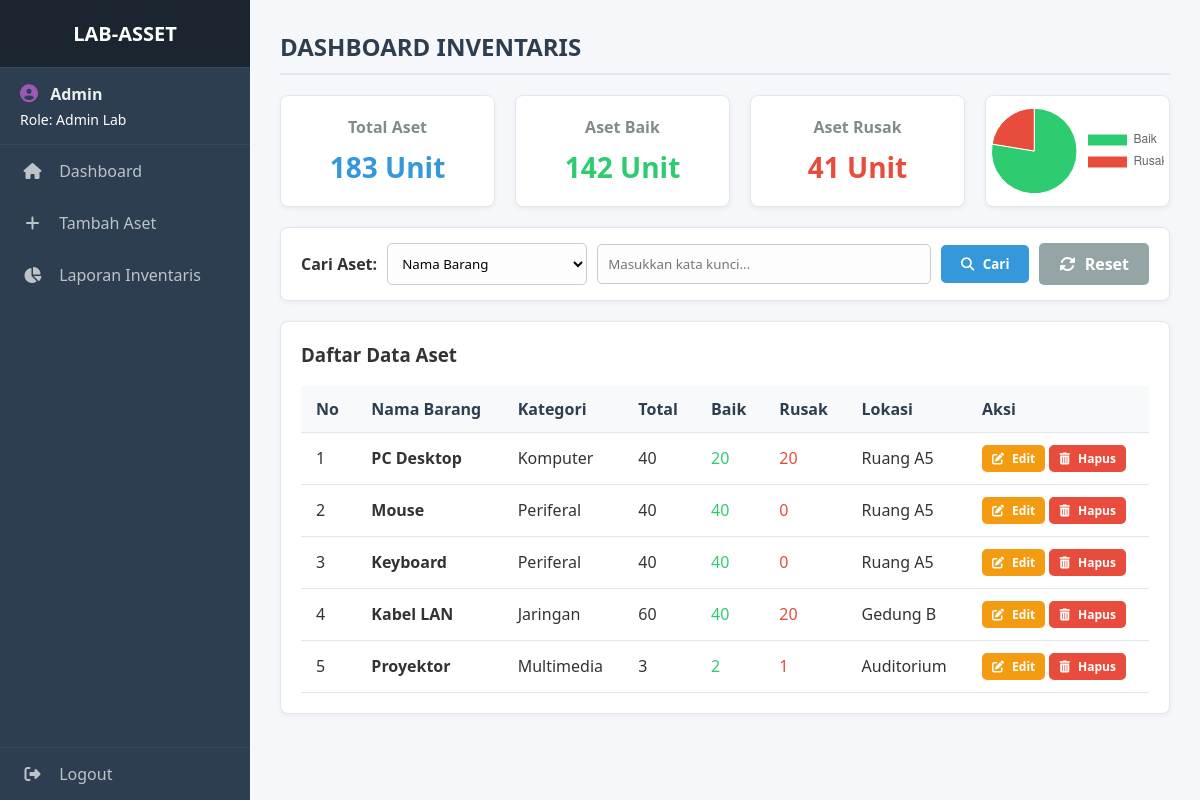
The app's page /dashboard (signed in) with its own data.
### tables this page shows
CREATE TABLE assets (id INTEGER PRIMARY KEY AUTOINCREMENT, nama_barang TEXT, kategori TEXT, jumlah_total INTEGER, kondisi_baik INTEGER, kondisi_rusak INTEGER, lokasi TEXT);

### lab_asset.py (the view)
@app.route('/dashboard', methods=['GET', 'POST'])
def dashboard():
    if 'username' not in session: return redirect(url_for('login'))
    if request.method == 'POST':
        assets = db.search_assets(request.form['kategori_cari'], request.form['kata_kunci'])
    else:
        assets = db.get_all_assets()
    stats = db.get_laporan_data()
    return render_template('dashboard.html', role=session['role'], assets=assets, stats=stats)

### database.py (called while the page is built)
def get_db_connection():
    conn = sqlite3.connect('lab_asset.db')
    conn.row_factory = sqlite3.Row
    return conn

def get_all_assets():
    conn = get_db_connection()
    assets = conn.execute('SELECT * FROM assets').fetchall()
    conn.close()
    return assets

def get_laporan_data():
    assets = get_all_assets()
    total_semua = 0; total_baik = 0; total_rusak = 0
    for row in assets:
        total_semua += row['jumlah_total']
        total_baik += row['kondisi_baik']
        total_rusak += row['kondisi_rusak']
    persentase_rusak = (total_rusak / total_semua * 100) if total_semua > 0 else 0
    return {'total': total_semua, 'baik': total_baik, 'rusak': total_rusak, 'persentase': round(persentase_rusak, 2)}

### templates/dashboard.html (shortened to what this page needs)
<!DOCTYPE html>
<html>
<head>
    <link rel="stylesheet" href="{{ url_for('static', filename='style.css') }}">
    <link rel="stylesheet" href="https://cdnjs.cloudflare.com/ajax/libs/font-awesome/6.4.0/css/all.min.css">
</head>
<body>
    <div class="sidebar">
        <div class="brand">LAB-ASSET</div>
        <div class="user-profile">
            <b><i class="fas fa-user-circle"></i> {{ session['username'] | capitalize }}</b>
            <span style="display: block; margin-top: 5px;">Role: {{ role | capitalize }} Lab</span>
        </div>
        <a href="/dashboard"><i class="fas fa-home"></i> Dashboard</a>
        {% if role == 'admin' %}
        <a href="/tambah"><i class="fas fa-plus"></i> Tambah Aset</a>
        {% endif %}
        <a href="/laporan"><i class="fas fa-chart-pie"></i> Laporan Inventaris</a>
        <a href="/logout" style="margin-top: auto; border-top: 1px solid #34495e;"><i class="fas fa-sign-out-alt"></i> Logout</a>
    </div>
    <div class="main-content">
        <h2 class="page-title">DASHBOARD INVENTARIS</h2>
        <div class="stats-container">
            <div class="stat-card">
                <h3>Total Aset</h3>
                <div class="value text-blue">{{ stats.total }} Unit</div>
            </div>
            <div class="stat-card">
                <h3>Aset Baik</h3>
                <div class="value text-green">{{ stats.baik }} Unit</div>
            </div>
            <div class="stat-card">
                <h3>Aset Rusak</h3>
                <div class="value text-red">{{ stats.rusak }} Unit</div>
            </div>
            <div class="stat-card" style="display: flex; justify-content: center; align-items: center; padding: 5px;">
                <canvas id="kerusakanChart" style="max-height: 90px;"></canvas>
            </div>
        </div>
        <div class="card-box" style="display: flex; justify-content: space-between; align-items: center; padding: 15px 20px;">
            <form method="POST" style="margin: 0; display: flex; gap: 10px; width: 100%; align-items: center;">
                <b>Cari Aset:</b>
                <select name="kategori_cari" style="margin: 0; width: 200px;">
                    <option value="nama">Nama Barang</option>
                </select>
                <input type="text" name="kata_kunci" placeholder="Masukkan kata kunci..." style="margin: 0; flex: 1;" required>
                <button type="submit" class="btn btn-primary" style="width: auto;"><i class="fas fa-search"></i> Cari</button>
                <a href="/dashboard" class="btn btn-secondary" style="text-decoration: none;"><i class="fas fa-sync-alt"></i> Reset</a>
            </form>
        </div>
        <div class="card-box">
            <h3 style="margin-top: 0;">Daftar Data Aset</h3>
            <table>
                <tr>
                    <th>No</th><th>Nama Barang</th><th>Kategori</th><th>Total</th><th>Baik</th><th>Rusak</th><th>Lokasi</th><th>Aksi</th>
                </tr>
                {% for a in assets %}
                <tr>
                    <td>{{ loop.index }}</td>
                    <td><b>{{ a.nama_barang }}</b></td>
                    <td>{{ a.kategori }}</td>
                    <td>{{ a.jumlah_total }}</td>
                    <td class="text-green">{{ a.kondisi_baik }}</td>
                    <td class="text-red">{{ a.kondisi_rusak }}</td>
                    <td>{{ a.lokasi }}</td>
                    <td>
                        <a href="/update/{{ a.id }}" class="btn btn-warning"><i class="fas fa-edit"></i> Edit</a>
                        {% if role == 'admin' %}
                        <a href="/hapus/{{ a.id }}" class="btn btn-danger" onclick="return confirm('Apakah Anda yakin ingin menghapus data ini?')"><i class="fas fa-trash-alt"></i> Hapus</a>
                        {% endif %}
                    </td>
                </tr>
                {% endfor %}
            </table>
        </div>
    </div>
    <script>
        const ctx = document.getElementById('kerusakanChart');
        new Chart(ctx, {
            type: 'pie',
            data: {
                labels: ['Baik', 'Rusak'],
                datasets: [{
                    data: [{{ stats.baik }}, {{ stats.rusak }}],
                    backgroundColor: ['#2ecc71', '#e74c3c'],
                    borderWidth: 1
                }]
            },
            options: { responsive: true, maintainAspectRatio: false, plugins: { legend: { position: 'right' } } }
        });
    </script>
</body>
</html>

### static/style.css (style rules this page uses)
* { box-sizing: border-box; font-family: 'Segoe UI', Tahoma, Geneva, Verdana, sans-serif; }
body { margin: 0; background-color: #f5f7fa; color: #333; display: flex; height: 100vh; overflow: hidden; }
.sidebar { width: 250px; background-color: #2c3e50; color: white; display: flex; flex-direction: column; }
.sidebar .brand { padding: 20px; font-size: 20px; font-weight: bold; background-color: #1a252f; text-align: center; border-bottom: 1px solid #34495e; }
.sidebar .user-profile { padding: 15px 20px; border-bottom: 1px solid #34495e; font-size: 14px; }
.sidebar .user-profile b { display: block; font-size: 16px; color: #ecf0f1; }
.sidebar a { color: #bdc3c7; text-decoration: none; padding: 15px 20px; display: block; transition: 0.3s; }
.main-content { flex: 1; padding: 30px; overflow-y: auto; }
.page-title { margin-top: 0; color: #2c3e50; border-bottom: 2px solid #e1e8ed; padding-bottom: 10px; margin-bottom: 20px; }
.stats-container { display: flex; gap: 20px; margin-bottom: 20px; }
.stat-card { background: white; padding: 20px; border-radius: 8px; flex: 1; box-shadow: 0 2px 5px rgba(0,0,0,0.05); text-align: center; border: 1px solid #e1e8ed; }
.stat-card h3 { margin: 0 0 10px 0; font-size: 16px; color: #7f8c8d; }
.stat-card .value { font-size: 28px; font-weight: bold; }
.text-blue { color: #3498db; }
.text-green { color: #2ecc71; }
.text-red { color: #e74c3c; }
.card-box { background: white; padding: 20px; border-radius: 8px; box-shadow: 0 2px 5px rgba(0,0,0,0.05); margin-bottom: 20px; border: 1px solid #e1e8ed; }
input[type="text"], input[type="password"], input[type="number"], select { width: 100%; padding: 10px; margin: 8px 0 20px 0; border: 1px solid #ccc; border-radius: 5px; background-color: #fdfdfd; }
.btn { padding: 10px 20px; border: none; border-radius: 5px; cursor: pointer; font-weight: bold; text-decoration: none; display: inline-block; transition: 0.2s; }
.btn-primary { background-color: #3498db; color: white; width: 100%; }
.btn-warning { background-color: #f39c12; color: white; padding: 5px 10px; font-size: 12px; }
.btn-danger { background-color: #e74c3c; color: white; padding: 5px 10px; font-size: 12px; }
.btn-secondary { background-color: #95a5a6; color: white; }
table { width: 100%; border-collapse: collapse; margin-top: 10px; }
th, td { padding: 12px 15px; border-bottom: 1px solid #e1e8ed; text-align: left; }
th { background-color: #f8f9fa; color: #2c3e50; font-weight: bold; }
.sidebar a i { width: 25px; text-align: center; margin-right: 10px; font-size: 16px; }
.user-profile i { margin-right: 8px; font-size: 18px; color: #9b59b6; }
.btn i { margin-right: 5px; }

### records on screen
assets: nama_barang "PC Desktop", kategori "Komputer", jumlah_total "40", kondisi_baik "20", kondisi_rusak "20", lokasi "Ruang A5"
assets: nama_barang "Mouse", kategori "Periferal", jumlah_total "40", kondisi_baik "40", kondisi_rusak "0", lokasi "Ruang A5"
assets: nama_barang "Keyboard", kategori "Periferal", jumlah_total "40", kondisi_baik "40", kondisi_rusak "0", lokasi "Ruang A5"
assets: nama_barang "Kabel LAN", kategori "Jaringan", jumlah_total "60", kondisi_baik "40", kondisi_rusak "20", lokasi "Gedung B"
assets: nama_barang "Proyektor", kategori "Multimedia", jumlah_total "3", kondisi_baik "2", kondisi_rusak "1", lokasi "Auditorium"

### other values on screen
{{ session['username'] | capitalize }} "Admin"
{{ role | capitalize }} "Admin"
{{ stats.total }} "183"
{{ stats.baik }} "142"
{{ stats.rusak }} "41"
